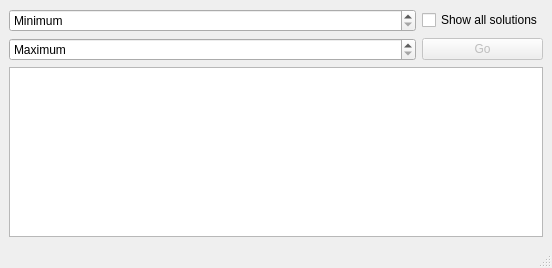
<?xml version="1.0" encoding="UTF-8"?>
<ui version="4.0">
 <class>MainWindow</class>
 <widget class="QMainWindow" name="MainWindow">
  <property name="geometry">
   <rect>
    <x>0</x>
    <y>0</y>
    <width>552</width>
    <height>268</height>
   </rect>
  </property>
  <property name="windowTitle">
   <string>Ring Finder</string>
  </property>
  <widget class="QWidget" name="centralwidget">
   <layout class="QVBoxLayout" name="verticalLayout">
    <item>
     <layout class="QGridLayout" name="gridLayout" columnstretch="1,0">
      <item row="0" column="0">
       <widget class="QDoubleSpinBox" name="m_min">
        <property name="specialValueText">
         <string>Minimum</string>
        </property>
        <property name="minimum">
         <double>0.000000000000000</double>
        </property>
        <property name="maximum">
         <double>1000.000000000000000</double>
        </property>
        <property name="value">
         <double>0.000000000000000</double>
        </property>
       </widget>
      </item>
      <item row="0" column="1">
       <widget class="QCheckBox" name="m_showAll">
        <property name="text">
         <string>Show all solutions</string>
        </property>
       </widget>
      </item>
      <item row="1" column="0">
       <widget class="QDoubleSpinBox" name="m_max">
        <property name="specialValueText">
         <string>Maximum</string>
        </property>
        <property name="minimum">
         <double>0.000000000000000</double>
        </property>
        <property name="maximum">
         <double>1000.000000000000000</double>
        </property>
       </widget>
      </item>
      <item row="1" column="1">
       <widget class="QPushButton" name="m_go">
        <property name="enabled">
         <bool>false</bool>
        </property>
        <property name="text">
         <string>Go</string>
        </property>
       </widget>
      </item>
     </layout>
    </item>
    <item>
     <widget class="QTextEdit" name="m_results">
      <property name="readOnly">
       <bool>true</bool>
      </property>
     </widget>
    </item>
   </layout>
  </widget>
  <widget class="QStatusBar" name="statusbar"/>
 </widget>
 <resources/>
 <connections/>
</ui>
